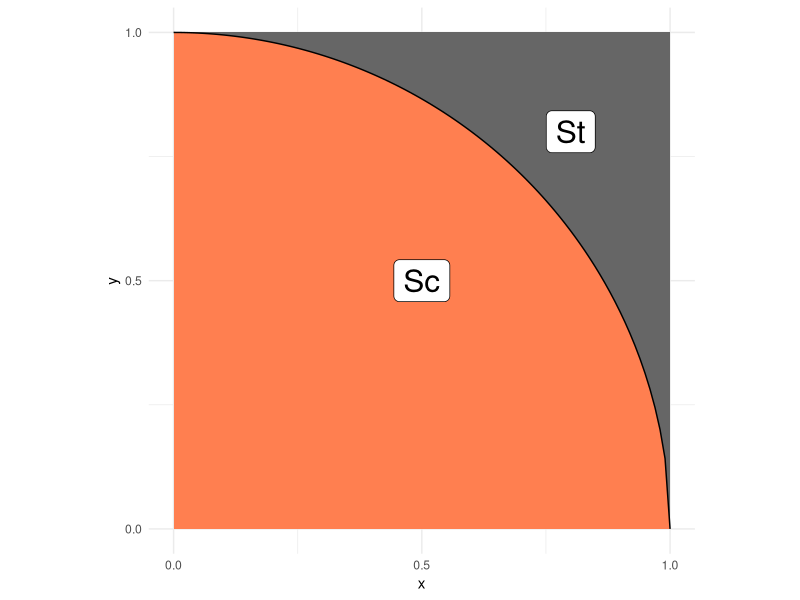
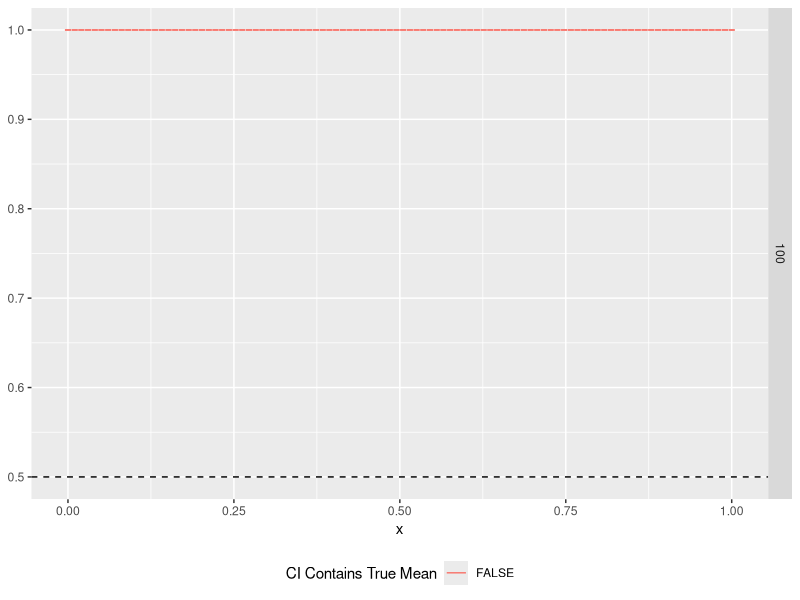

Here is the R script that generated these plots, in order:
## ---- chunk 1
library(tidyverse)
## ---- chunk 2
## NOTE: No need to edit; this visual helps explain the pi estimation scheme
tibble(x = seq(0, 1, length.out = 100)) %>%
  mutate(y = sqrt(1 - x^2)) %>%

  ggplot(aes(x, y)) +
  annotate(
    "rect",
    xmin = 0, ymin = 0, xmax = 1, ymax = 1,
    fill = "grey40",
    size = 1
  ) +
  geom_ribbon(aes(ymin = 0, ymax = y), fill = "coral") +
  geom_line() +
  annotate(
    "label",
    x = 0.5, y = 0.5, label = "Sc",
    size = 8
  ) +
  annotate(
    "label",
    x = 0.8, y = 0.8, label = "St",
    size = 8
  ) +
  scale_x_continuous(breaks = c(0, 1/2, 1)) +
  scale_y_continuous(breaks = c(0, 1/2, 1)) +
  theme_minimal() +
  coord_fixed()
## ---- chunk 3
## TASK: Choose a sample size and generate samples
n <- 100 # Choose a sample size
df_q1 <- tibble(x = seq(0, 1, length.out = 100)) %>%
  mutate(y = sqrt(1 - x^2), stat = x^2 + y^2)
df_q1
## ---- chunk 4
## TASK: Estimate pi using your data from q1
pi_est <- df_q1 %>%
  mutate(pi = mean(stat))
  
pi_est
## ---- chunk 5
pi_est %>%
  mutate(
    mean = mean(pi),
    sd = sd(pi),
    se = sd / sqrt(100),
    lo = mean - (1-0.95)/2 * se,
    hi = mean + (1-0.95)/2 * se
  ) %>%
  ggplot(aes(x)) +
  geom_hline(yintercept = 0.5, linetype = 2) +
  geom_errorbar(aes(
    ymin = lo,
    ymax = hi,
    color = (lo <= 0.5) & (0.5 <= hi)
  )) +
  facet_grid(100~.) +
  scale_color_discrete(name = "CI Contains True Mean") +
  theme(legend.position = "bottom")
